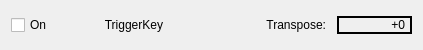
<?xml version="1.0" encoding="UTF-8"?>
<ui version="4.0">
 <class>MITTransposeBase</class>
 <widget class="QWidget" name="MITTransposeBase">
  <property name="geometry">
   <rect>
    <x>0</x>
    <y>0</y>
    <width>423</width>
    <height>50</height>
   </rect>
  </property>
  <property name="windowTitle">
   <string>MusE: Midi Input Plugin: Transpose</string>
  </property>
  <layout class="QHBoxLayout">
   <property name="spacing">
    <number>6</number>
   </property>
   <property name="margin">
    <number>11</number>
   </property>
   <item>
    <widget class="QCheckBox" name="onCheckBox">
     <property name="text">
      <string>On</string>
     </property>
    </widget>
   </item>
   <item>
    <widget class="QLabel" name="TextLabel1">
     <property name="text">
      <string>TriggerKey</string>
     </property>
     <property name="alignment">
      <set>Qt::AlignRight|Qt::AlignTrailing|Qt::AlignVCenter</set>
     </property>
     <property name="wordWrap">
      <bool>false</bool>
     </property>
     <property name="indent">
      <number>5</number>
     </property>
    </widget>
   </item>
   <item>
    <widget class="MusEGui::PitchEdit" name="triggerKeySpinBox" native="true"/>
   </item>
   <item>
    <widget class="QLabel" name="TextLabel2">
     <property name="text">
      <string>Transpose:</string>
     </property>
     <property name="alignment">
      <set>Qt::AlignRight|Qt::AlignTrailing|Qt::AlignVCenter</set>
     </property>
     <property name="wordWrap">
      <bool>false</bool>
     </property>
     <property name="indent">
      <number>5</number>
     </property>
    </widget>
   </item>
   <item>
    <widget class="QLabel" name="transposeLabel">
     <property name="sizePolicy">
      <sizepolicy hsizetype="Preferred" vsizetype="Fixed">
       <horstretch>0</horstretch>
       <verstretch>0</verstretch>
      </sizepolicy>
     </property>
     <property name="frameShape">
      <enum>QFrame::Panel</enum>
     </property>
     <property name="lineWidth">
      <number>2</number>
     </property>
     <property name="midLineWidth">
      <number>2</number>
     </property>
     <property name="text">
      <string>+0</string>
     </property>
     <property name="alignment">
      <set>Qt::AlignRight|Qt::AlignTrailing|Qt::AlignVCenter</set>
     </property>
     <property name="wordWrap">
      <bool>false</bool>
     </property>
     <property name="margin">
      <number>2</number>
     </property>
     <property name="indent">
      <number>5</number>
     </property>
    </widget>
   </item>
  </layout>
 </widget>
 <layoutdefault spacing="6" margin="11"/>
 <customwidgets>
  <customwidget>
   <class>MusEGui::PitchEdit</class>
   <extends>QWidget</extends>
   <header>pitchedit.h</header>
  </customwidget>
 </customwidgets>
 <includes>
  <include location="local">pitchedit.h</include>
 </includes>
 <resources/>
 <connections/>
</ui>
